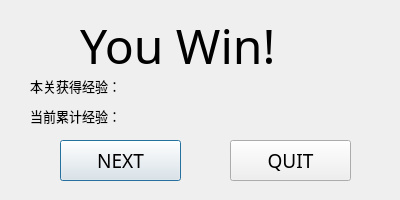
<?xml version="1.0" encoding="UTF-8"?>
<ui version="4.0">
 <class>Dialog</class>
 <widget class="QDialog" name="Dialog">
  <property name="geometry">
   <rect>
    <x>0</x>
    <y>0</y>
    <width>400</width>
    <height>200</height>
   </rect>
  </property>
  <property name="windowTitle">
   <string>Dialog</string>
  </property>
  <widget class="QLabel" name="label">
   <property name="geometry">
    <rect>
     <x>80</x>
     <y>-10</y>
     <width>281</width>
     <height>111</height>
    </rect>
   </property>
   <property name="font">
    <font>
     <family>方正像素24</family>
     <pointsize>36</pointsize>
    </font>
   </property>
   <property name="text">
    <string>You Win!</string>
   </property>
  </widget>
  <widget class="QPushButton" name="next">
   <property name="geometry">
    <rect>
     <x>60</x>
     <y>140</y>
     <width>121</width>
     <height>41</height>
    </rect>
   </property>
   <property name="font">
    <font>
     <family>方正像素24</family>
     <pointsize>14</pointsize>
    </font>
   </property>
   <property name="text">
    <string>NEXT</string>
   </property>
  </widget>
  <widget class="QPushButton" name="quit">
   <property name="geometry">
    <rect>
     <x>230</x>
     <y>140</y>
     <width>121</width>
     <height>41</height>
    </rect>
   </property>
   <property name="font">
    <font>
     <family>方正像素24</family>
     <pointsize>14</pointsize>
    </font>
   </property>
   <property name="text">
    <string>QUIT</string>
   </property>
  </widget>
  <widget class="QLabel" name="label_2">
   <property name="geometry">
    <rect>
     <x>30</x>
     <y>70</y>
     <width>121</width>
     <height>31</height>
    </rect>
   </property>
   <property name="font">
    <font>
     <family>方正像素24</family>
     <pointsize>10</pointsize>
    </font>
   </property>
   <property name="text">
    <string>本关获得经验：</string>
   </property>
  </widget>
  <widget class="QLabel" name="label_3">
   <property name="geometry">
    <rect>
     <x>30</x>
     <y>100</y>
     <width>121</width>
     <height>31</height>
    </rect>
   </property>
   <property name="font">
    <font>
     <family>方正像素24</family>
     <pointsize>10</pointsize>
    </font>
   </property>
   <property name="text">
    <string>当前累计经验：</string>
   </property>
  </widget>
  <widget class="QLabel" name="acexp">
   <property name="geometry">
    <rect>
     <x>150</x>
     <y>100</y>
     <width>121</width>
     <height>31</height>
    </rect>
   </property>
   <property name="font">
    <font>
     <family>方正像素24</family>
     <pointsize>10</pointsize>
    </font>
   </property>
   <property name="text">
    <string/>
   </property>
  </widget>
  <widget class="QLabel" name="exp">
   <property name="geometry">
    <rect>
     <x>150</x>
     <y>70</y>
     <width>121</width>
     <height>31</height>
    </rect>
   </property>
   <property name="font">
    <font>
     <family>方正像素24</family>
     <pointsize>10</pointsize>
    </font>
   </property>
   <property name="text">
    <string/>
   </property>
  </widget>
 </widget>
 <resources/>
 <connections/>
</ui>
